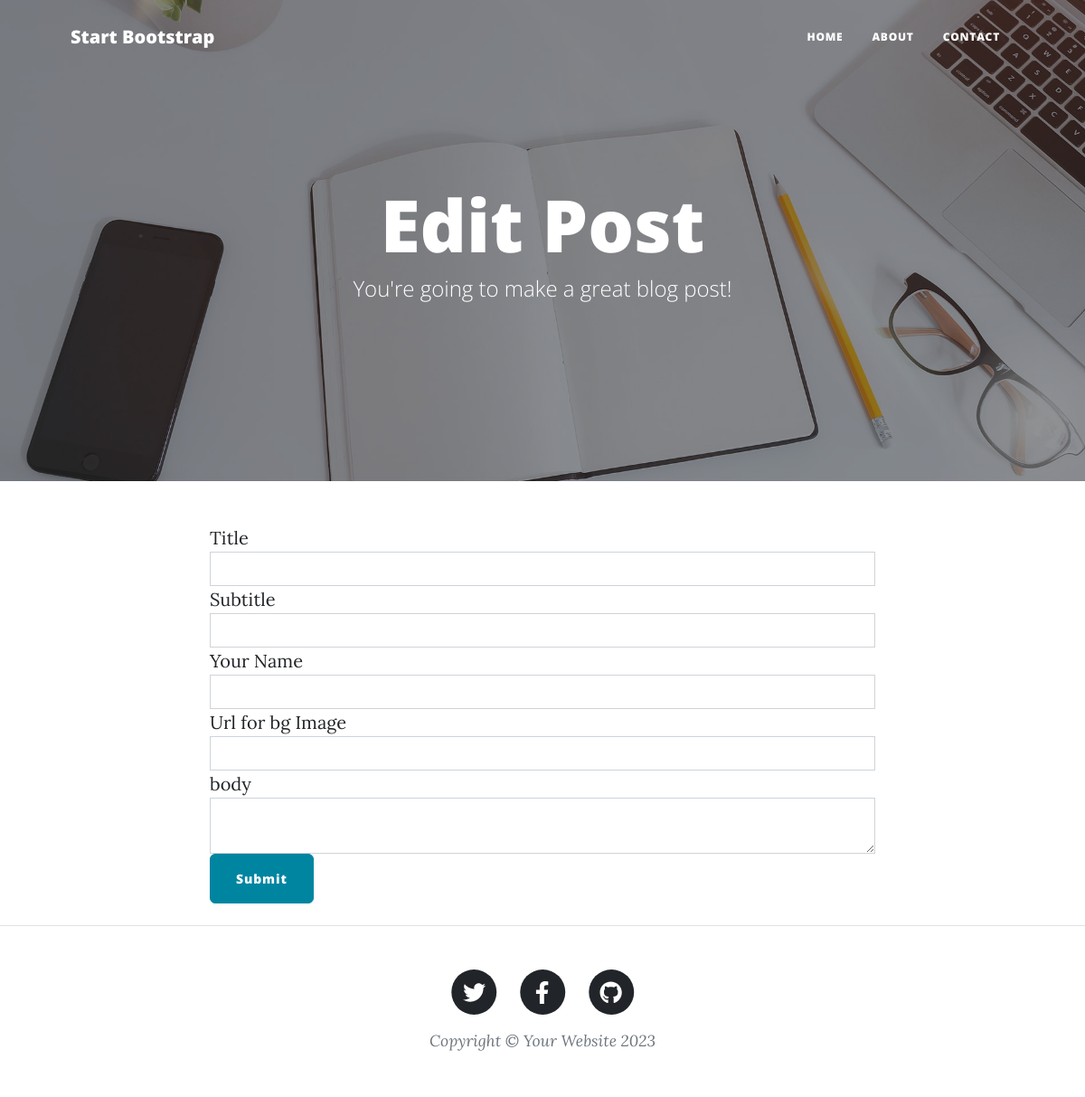
The page /edit-post/5 on the database as committed earlier.
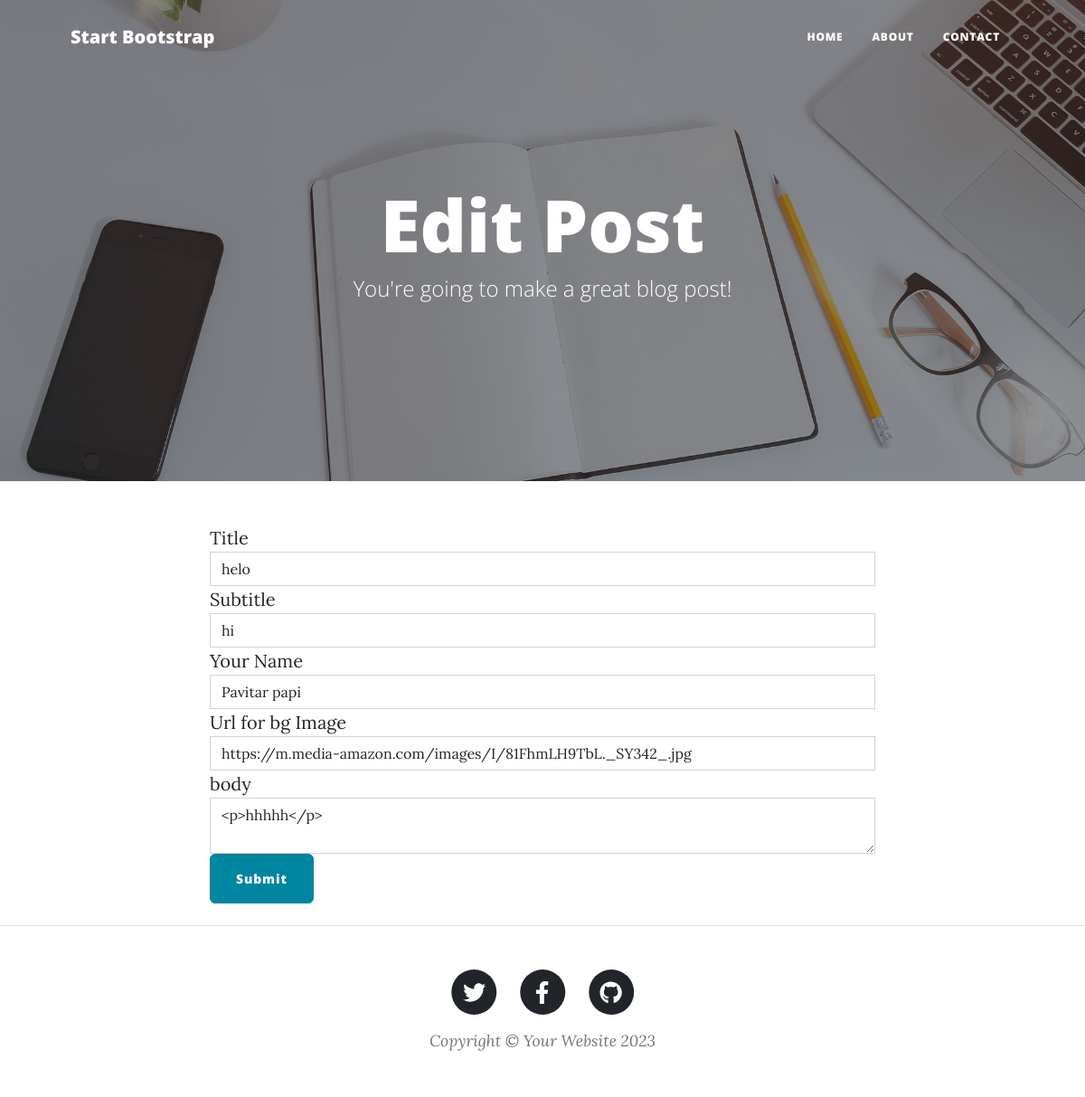
The same page on the database as committed later.
### main.py (models this page shows)
class BlogPost(db.Model):
    id: Mapped[int] = mapped_column(Integer, primary_key=True)
    title: Mapped[str] = mapped_column(String(250), unique=True, nullable=False)
    subtitle: Mapped[str] = mapped_column(String(250), nullable=False)
    date: Mapped[str] = mapped_column(String(250), nullable=False)
    body: Mapped[str] = mapped_column(Text, nullable=False)
    author: Mapped[str] = mapped_column(String(250), nullable=False)
    img_url: Mapped[str] = mapped_column(String(250), nullable=False)

### main.py (the view)
@app.route("/edit-post/<int:post_id>",methods=["GET","POST"])
def edit_post(post_id):
    requested_post = (db.session.execute(db.select(BlogPost).where(BlogPost.id == post_id))).scalar()
    postform = Postform(obj=requested_post)
    if postform.validate_on_submit():
        postform.populate_obj(requested_post)
        db.session.commit()
        return redirect(url_for("show_post",post_id=post_id))
    return render_template("make-post.html",form=postform,heading="Edit Post")

### main.py
class Postform(FlaskForm):
    title=StringField('Title',validators=[DataRequired()])
    subtitle=StringField("Subtitle",validators=[DataRequired()])
    author=StringField("Your Name",validators=[DataRequired()])
    img_url= URLField("Url for bg Image",validators=[DataRequired()])
    body=CKEditorField("body",validators=[DataRequired()])

### templates/make-post.html (shortened to what this page needs)
{% block content %} {% include "header.html" %}
<header
  class="masthead"
  style="background-image: url('../static/assets/img/edit-bg.jpg')"
>
  <div class="container position-relative px-4 px-lg-5">
    <div class="row gx-4 gx-lg-5 justify-content-center">
      <div class="col-md-10 col-lg-8 col-xl-7">
        <div class="page-heading">
          <h1>{{ heading }}</h1>
          <span class="subheading"
            >You're going to make a great blog post!</span
          >
        </div>
      </div>
    </div>
  </div>
</header>
<main class="mb-4">
  <div class="container">
    <div class="row">
      <div class="col-lg-8 col-md-10 mx-auto">
        {% from 'bootstrap4/form.html' import render_field %}
        <form method="post">
          {{ render_field(form.title) }}
          {{ render_field(form.subtitle) }}
          {{ render_field(form.author) }}
          {{ render_field(form.img_url) }}
          {{ render_field(form.body)}}
          <input type="submit" class="btn btn-primary float-right">
        </form>
      </div>
    </div>
  </div>
</main>
{% include "footer.html" %} {% endblock %}

Rows that differ between the two databases and show on the page:
added BlogPost: title "helo", subtitle "hi", author "Pavitar papi", img_url "https://m.media-amazon.com/images/I/81FhmLH9TbL._SY342_.jpg", body "<p>hhhhh</p>"
